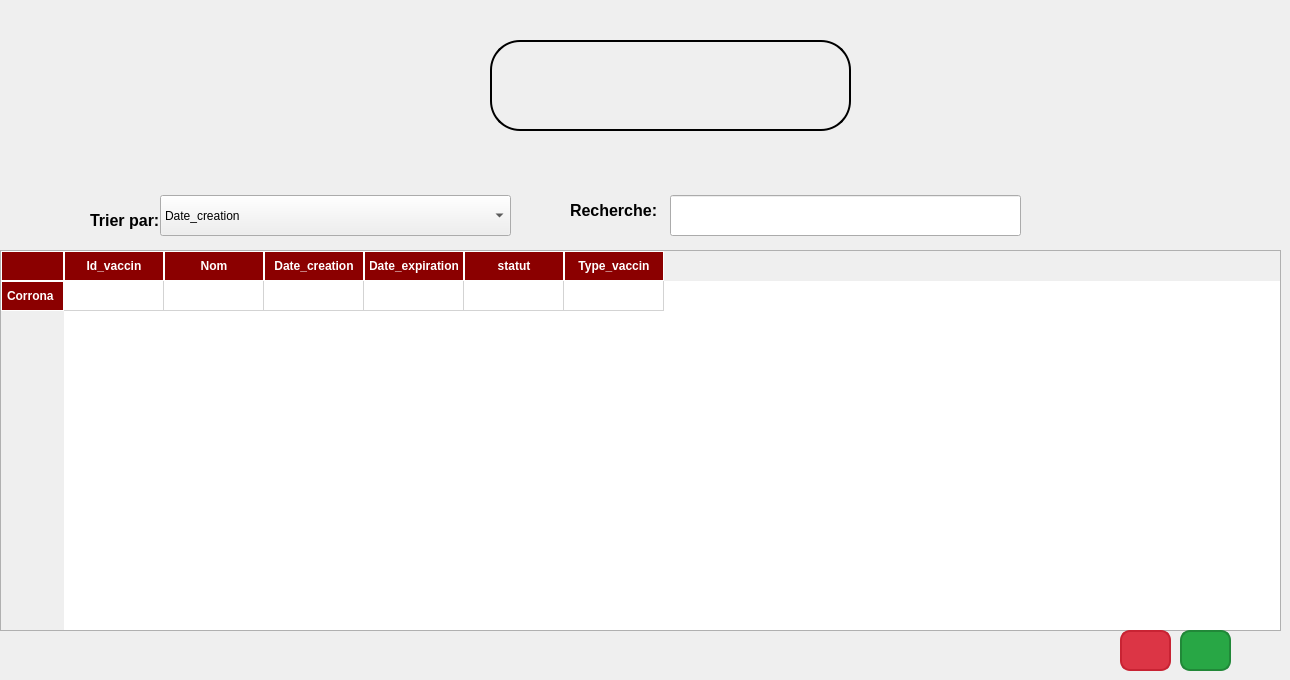
      <widget class="QWidget" name="lirect_8">
       <attribute name="title">
        <string>Affichage</string>
       </attribute>
       <widget class="QComboBox" name="comboBox_tri_2">
        <property name="geometry">
         <rect>
          <x>160</x>
          <y>195</y>
          <width>351</width>
          <height>41</height>
         </rect>
        </property>
        <item>
         <property name="text">
          <string>Date_creation</string>
         </property>
        </item>
        <item>
         <property name="text">
          <string>Date_expiration</string>
         </property>
        </item>
        <item>
         <property name="text">
          <string>statut</string>
         </property>
        </item>
       </widget>
       <widget class="QLabel" name="label_tri_2">
        <property name="geometry">
         <rect>
          <x>90</x>
          <y>210</y>
          <width>191</width>
          <height>21</height>
         </rect>
        </property>
        <property name="styleSheet">
         <string notr="true">QLabel {
    font-size: 16px;    /* Set font size to 16px */
    font-weight: bold;  /* Make text bold */
    color: black;       /* Black text (default, change if needed) */
}
</string>
        </property>
        <property name="text">
         <string>Trier par:</string>
        </property>
       </widget>
       <widget class="QLabel" name="label_recherche_2">
        <property name="geometry">
         <rect>
          <x>570</x>
          <y>200</y>
          <width>91</width>
          <height>20</height>
         </rect>
        </property>
        <property name="styleSheet">
         <string notr="true">QLabel {
    font-size: 16px;    /* Set font size to 16px */
    font-weight: bold;  /* Make text bold */
    color: black;       /* Black text (default, change if needed) */
}
</string>
        </property>
        <property name="text">
         <string>Recherche:</string>
        </property>
       </widget>
       <widget class="QLineEdit" name="lineEdit_recherche_2">
        <property name="geometry">
         <rect>
          <x>670</x>
          <y>195</y>
          <width>351</width>
          <height>41</height>
         </rect>
        </property>
       </widget>
       <widget class="QTableWidget" name="tableWidget_8">
        <property name="geometry">
         <rect>
          <x>0</x>
          <y>250</y>
          <width>1281</width>
          <height>381</height>
         </rect>
        </property>
        <property name="styleSheet">
         <string notr="true">QTableWidget {
    border: 1px solid #B0B0B0; /* Light gray border */
    gridline-color: #D3D3D3; /* Gridline color */
    background-color: #FFFFFF; /* White background */
    alternate-background-color: #F5F5F5; /* Alternate row color */
    font-size: 14px; /* Font size */
}

QTableWidget::item {
    padding: 10px; /* Padding for table cells */
}

QTableWidget::item:selected {
    background-color: #FFCCCC; /* Light red background when selected */
    color: #8B0000; /* Dark red text color */
}

QHeaderView::section {
    background-color: #8B0000; /* Dark red for header background */
    color: white; /* White text */
    font-weight: bold; /* Bold font for headers */
    padding: 5px; /* Padding inside headers */
    border: 1px solid #FFFFFF; /* White border between header cells */
}

QTableCornerButton::section {
    background-color: #8B0000; /* Dark red for the top-left corner */
    border: 1px solid white; /* White border */
}

QScrollBar:vertical {
    border: none;
    background: #F0F0F0; /* Light gray background */
    width: 10px;
    margin: 0px 0px 0px 0px;
}

QScrollBar::handle:vertical {
    background: #8B0000; /* Dark red handle */
    min-height: 20px;
    border-radius: 5px;
}

QScrollBar::handle:vertical:hover {
    background: #FF4500; /* Lighter red when hovered */
}

QScrollBar::add-line:vertical,
QScrollBar::sub-line:vertical {
    border: none;
    background: none;
}</string>
        </property>
        <row>
         <property name="text">
          <string>Corrona</string>
         </property>
        </row>
        <column>
         <property name="text">
          <string>Id_vaccin</string>
         </property>
        </column>
        <column>
         <property name="text">
          <string>Nom</string>
         </property>
        </column>
        <column>
         <property name="text">
          <string>Date_creation</string>
         </property>
        </column>
        <column>
         <property name="text">
          <string>Date_expiration</string>
         </property>
        </column>
        <column>
         <property name="text">
          <string>statut</string>
         </property>
        </column>
        <column>
         <property name="text">
          <string>Type_vaccin</string>
         </property>
        </column>
       </widget>
       <widget class="QWidget" name="widget_11" native="true">
        <property name="geometry">
         <rect>
          <x>490</x>
          <y>40</y>
          <width>361</width>
          <height>91</height>
         </rect>
        </property>
        <property name="styleSheet">
         <string notr="true">background-color: qlineargradient(
    spread:pad,
    x1:0, y1:0, x2:1, y2:0,
    stop:0 #d30102,
    stop:0.499 #d30102,
    stop:0.5 white,
    stop:1 white
);
border-radius: 30px;
border: 2px solid black; </string>
        </property>
        <widget class="QPushButton" name="pushButtonStat_18">
         <property name="geometry">
          <rect>
           <x>30</x>
           <y>0</y>
           <width>91</width>
           <height>91</height>
          </rect>
         </property>
         <property name="styleSheet">
          <string notr="true">QPushButton {
    background: transparent;
    border: none;
}</string>
         </property>
         <property name="text">
          <string/>
         </property>
         <property name="icon">
          <iconset resource="images/images.qrc">
           <normaloff>:/images/stat.png</normaloff>:/images/stat.png</iconset>
         </property>
         <property name="iconSize">
          <size>
           <width>50</width>
           <height>50</height>
          </size>
         </property>
        </widget>
        <widget class="QPushButton" name="pushButton_pdf_2">
         <property name="geometry">
          <rect>
           <x>180</x>
           <y>10</y>
           <width>131</width>
           <height>71</height>
          </rect>
         </property>
         <property name="styleSheet">
          <string notr="true">QPushButton {
    background: transparent;
    border: none;
}</string>
         </property>
         <property name="text">
          <string/>
         </property>
         <property name="icon">
          <iconset resource="images/images.qrc">
           <normaloff>:/images/doc.png</normaloff>:/images/doc.png</iconset>
         </property>
         <property name="iconSize">
          <size>
           <width>50</width>
           <height>50</height>
          </size>
         </property>
        </widget>
       </widget>
       <widget class="QPushButton" name="pushButton_modifier_2">
        <property name="geometry">
         <rect>
          <x>1180</x>
          <y>630</y>
          <width>51</width>
          <height>41</height>
         </rect>
        </property>
        <property name="styleSheet">
         <string notr="true">QPushButton {
    background-color: #28A745;  /* Bright green background */
    color: white;               /* White text */
    font-size: 16px;            /* Font size */
    font-weight: bold;          /* Bold text */
    border: 2px solid #218838;  /* Darker green border */
    border-radius: 10px;        /* Rounded corners */
    padding: 8px 16px;          /* Padding for size adjustment */
}

QPushButton:hover {
    background-color: #218838;  /* Darker green on hover */
}

QPushButton:pressed {
    background-color: #1E7E34;  /* Even darker green when pressed */
}
</string>
        </property>
        <property name="text">
         <string/>
        </property>
        <property name="icon">
         <iconset theme="QIcon::ThemeIcon::MailMessageNew"/>
        </property>
       </widget>
       <widget class="QPushButton" name="pushButton_supp_2">
        <property name="geometry">
         <rect>
          <x>1120</x>
          <y>630</y>
          <width>51</width>
          <height>41</height>
         </rect>
        </property>
        <property name="styleSheet">
         <string notr="true">QPushButton {
    background-color: #DC3545;  /* Bright red background */
    color: white;               /* White text */
    font-size: 16px;            /* Font size */
    font-weight: bold;          /* Bold text */
    border: 2px solid #C82333;  /* Darker red border */
    border-radius: 10px;        /* Rounded corners */
    padding: 8px 16px;          /* Padding for size adjustment */
}

QPushButton:hover {
    background-color: #C82333;  /* Darker red on hover */
}

QPushButton:pressed {
    background-color: #A71D2A;  /* Even darker red when pressed */
}
</string>
        </property>
        <property name="text">
         <string/>
        </property>
        <property name="icon">
         <iconset theme="QIcon::ThemeIcon::EditDelete"/>
        </property>
       </widget>
      </widget>
